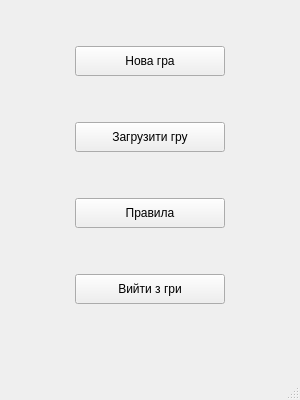
<?xml version="1.0" encoding="UTF-8"?>
<ui version="4.0">
 <class>MainWindow</class>
 <widget class="QMainWindow" name="MainWindow">
  <property name="geometry">
   <rect>
    <x>0</x>
    <y>0</y>
    <width>300</width>
    <height>400</height>
   </rect>
  </property>
  <property name="windowTitle">
   <string>MainWindow</string>
  </property>
  <widget class="QWidget" name="centralwidget">
   <widget class="QPushButton" name="ButtonStart">
    <property name="enabled">
     <bool>true</bool>
    </property>
    <property name="geometry">
     <rect>
      <x>75</x>
      <y>46</y>
      <width>150</width>
      <height>30</height>
     </rect>
    </property>
    <property name="text">
     <string>Нова гра</string>
    </property>
   </widget>
   <widget class="QPushButton" name="ButtonEnd">
    <property name="geometry">
     <rect>
      <x>75</x>
      <y>274</y>
      <width>150</width>
      <height>30</height>
     </rect>
    </property>
    <property name="text">
     <string>Вийти з гри</string>
    </property>
   </widget>
   <widget class="QPushButton" name="ButtonDownload">
    <property name="geometry">
     <rect>
      <x>75</x>
      <y>122</y>
      <width>150</width>
      <height>30</height>
     </rect>
    </property>
    <property name="text">
     <string>Загрузити гру</string>
    </property>
   </widget>
   <widget class="QPushButton" name="ButtonRules">
    <property name="geometry">
     <rect>
      <x>75</x>
      <y>198</y>
      <width>150</width>
      <height>30</height>
     </rect>
    </property>
    <property name="text">
     <string>Правила</string>
    </property>
   </widget>
  </widget>
  <widget class="QMenuBar" name="menubar">
   <property name="geometry">
    <rect>
     <x>0</x>
     <y>0</y>
     <width>300</width>
     <height>26</height>
    </rect>
   </property>
  </widget>
  <widget class="QStatusBar" name="statusbar"/>
 </widget>
 <resources/>
 <connections/>
</ui>
